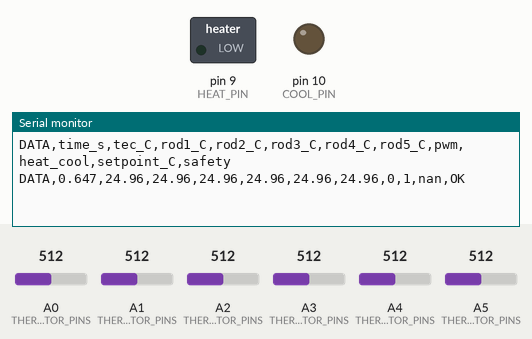
Simulated run of this sketch. Board: Arduino Uno, built with avr-gcc and run on an emulated ATmega328P. Parts: switched loads named in the sketch (green lamp = pin HIGH), output pins drawn as LEDs (lit = HIGH), the last lines printed to the serial monitor. Inputs (shaded band) come from the test bench; at power-on: A1 (THERMISTOR_PINS) = 512, A0 (THERMISTOR_PINS) = 512, A2 (THERMISTOR_PINS) = 512, A3 (THERMISTOR_PINS) = 512, A4 (THERMISTOR_PINS) = 512, A5 (THERMISTOR_PINS) = 512.

Above: at 1.2 s.
1.3 s: A1 (THERMISTOR_PINS) set to 219
At 1.8 s:
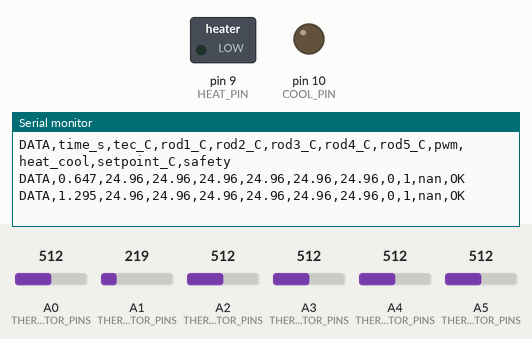
2.8 s: A1 (THERMISTOR_PINS) set to 195
At 4.4 s:
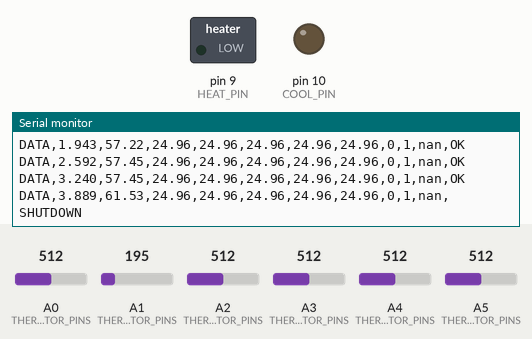
Timing chart, 0 to 5.9 s (numbered marks = the images above; inputs shaded):
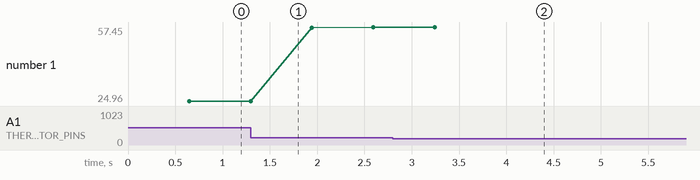

Measured:
- the behaviour switches between 204 and 203 on A1 (THERMISTOR_PINS) (found by bisection; images 1 and 2)
- after the input at 2.8 s, the serial monitor: prints a new line after 1.1 s (image 2)
- plotted number 1: 24.96 → 57.45 after the input at 1.3 s

The sketch:

module_07_rod_controller.ino
```cpp
// Module 7: Python retains PI control; Arduino measures six sensors and applies commands.
// Copy of the Arduino sketch used by Module 6. Original file is unchanged.
// TEC supply OFF while wiring/testing. Retain the existing H-bridge wiring and hardware safety.
// The TEC thermistor (A1) alone controls temperature shutdown. Rod temperatures never enter feedback.
// Python owns the setpoint; legacy PWM commands do not transmit it (reported as nan).
// Command: SET PWM 120 DIR HEAT\n (or COOL). Baud: 115200.
#include <Arduino.h>
#include <math.h>
#include <stdlib.h>
#include <string.h>

// Report order: TEC, rod1 (nearest TEC) ... rod5. Pins follow the bench wiring:
// TEC = A1, T1 = A5, T2 = A4, T3 = A3, T4 = A2, rod 5 = A0.
const byte SENSOR_COUNT = 6;
const byte TEC_SENSOR = 0;
const int THERMISTOR_PINS[SENSOR_COUNT] = {A1, A5, A4, A3, A2, A0};
const int HEAT_PIN = 9;
const int COOL_PIN = 10;
// Same divider and Beta-model constants as Module 4.
const float SERIES_RESISTOR = 100000.0;
const float R0 = 100000.0;
const float B_COEFF = 3950.0;
const float T0 = 298.15;
const int TEMPERATURE_SAMPLES = 1000;
const float TEMPERATURE_LIMIT_C = 60.0;
const unsigned long COMMAND_TIMEOUT_MS = 2000;

int pwmValue = 0;
bool heating = true;
bool safetyShutdown = false;
bool sensorFault = false;
bool commandTimedOut = false;
bool haveCommand = false;
unsigned long lastCommandMs = 0;
unsigned long lastByteMs = 0;
char commandBuffer[48];
byte commandLength = 0;
bool discardCommand = false;

void stopOutput() {
  pwmValue = 0;
  analogWrite(HEAT_PIN, 0);
  analogWrite(COOL_PIN, 0);
}

void applyOutput() {
  if (safetyShutdown || sensorFault || commandTimedOut) {
    stopOutput();
    return;
  }
  // Clear the opposite output BEFORE enabling the selected output.
  if (heating) {
    analogWrite(COOL_PIN, 0);
    analogWrite(HEAT_PIN, pwmValue);
  } else {
    analogWrite(HEAT_PIN, 0);
    analogWrite(COOL_PIN, pwmValue);
  }
}

// Average the same 1000 ADC readings per sensor, then convert once.
// Discard one conversion after changing channels to settle the multiplexed ADC.
float readTemperatureC(int pin) {
  analogRead(pin);
  unsigned long sum = 0;
  for (int i = 0; i < TEMPERATURE_SAMPLES; ++i) {
    sum += analogRead(pin);
  }
  // Average voltage/ADC first, then convert once to temperature.
  float averageADC = (float)sum / TEMPERATURE_SAMPLES;
  if (averageADC <= 0.0 || averageADC >= 1023.0) return NAN;
  float resistance = SERIES_RESISTOR * averageADC / (1023.0 - averageADC);
  float inverseT = log(resistance / R0) / B_COEFF + 1.0 / T0;
  return 1.0 / inverseT - 273.15;
}

void checkSafety(float temperature) {
  bool wasBlocked = safetyShutdown || sensorFault;
  sensorFault = !isfinite(temperature);
  safetyShutdown = !sensorFault && temperature > TEMPERATURE_LIMIT_C;
  if (sensorFault || safetyShutdown || wasBlocked) {
    // After recovery the old PWM remains zero. A new command is required.
    stopOutput();
  }
}

void processCommand() {
  // Parse strictly; reject trailing junk, missing PWM, or unknown direction.
  if (strncmp(commandBuffer, "SET PWM ", 8) != 0) {
    stopOutput();
    return;
  }
  char *start = commandBuffer + 8;
  char *end;
  long requestedPwm = strtol(start, &end, 10);
  if (end == start || requestedPwm < 0 || requestedPwm > 255 ||
      strncmp(end, " DIR ", 5) != 0) {
    stopOutput();
    return;
  }
  const char *direction = end + 5;
  bool requestedHeating;
  if (strcmp(direction, "HEAT") == 0) requestedHeating = true;
  else if (strcmp(direction, "COOL") == 0) requestedHeating = false;
  else {
    stopOutput();
    return;
  }
  if (safetyShutdown || sensorFault) {
    stopOutput();
    return;
  }
  heating = requestedHeating;
  pwmValue = (int)requestedPwm;
  lastCommandMs = millis();
  haveCommand = true;
  commandTimedOut = false;
  applyOutput();
}

void readCommands() {
  // Nonblocking, bounded work: a partial command never delays temperature checks.
  if (commandLength > 0 && millis() - lastByteMs > 1000) {
    stopOutput();
    commandLength = 0;
    discardCommand = true;
  }
  int budget = 64;
  while (Serial.available() > 0 && budget-- > 0) {
    char incoming = Serial.read();
    lastByteMs = millis();
    if (discardCommand) {
      if (incoming == '\n') discardCommand = false;
      continue;
    }
    if (incoming == '\r') continue;
    if (incoming == '\n') {
      commandBuffer[commandLength] = '\0';
      if (commandLength > 0) processCommand();
      commandLength = 0;
    } else if (incoming == '\0' || commandLength >= sizeof(commandBuffer) - 1) {
      stopOutput();
      commandLength = 0;
      discardCommand = true;
    } else {
      commandBuffer[commandLength++] = incoming;
    }
  }
}

// One complete CSV record per six-channel acquisition, including during shutdown.
// pwm is signed applied PWM; heat_cool is +1 for HEAT and -1 for COOL.
void report(const float temperatures[], unsigned long acquisitionMs) {
  Serial.print(F("DATA,"));
  Serial.print(acquisitionMs / 1000.0, 3);
  for (byte channel = 0; channel < SENSOR_COUNT; ++channel) {
    Serial.print(',');
    if (isfinite(temperatures[channel])) Serial.print(temperatures[channel], 2);
    else Serial.print(F("nan"));  // Preserve a missing/invalid channel visibly.
  }
  Serial.print(','); Serial.print(heating ? pwmValue : -pwmValue);
  Serial.print(','); Serial.print(heating ? 1 : -1);
  Serial.print(F(",nan,"));  // Setpoint stays in Python; never invent a temperature.
  if (sensorFault) Serial.println(F("SENSOR_FAULT"));
  else if (safetyShutdown) Serial.println(F("SHUTDOWN"));
  else if (commandTimedOut) Serial.println(F("TIMEOUT"));
  else Serial.println(F("OK"));
}

void setup() {
  Serial.begin(115200);
  pinMode(HEAT_PIN, OUTPUT);
  pinMode(COOL_PIN, OUTPUT);
  stopOutput();
  Serial.println(F("DATA,time_s,tec_C,rod1_C,rod2_C,rod3_C,rod4_C,rod5_C,pwm,heat_cool,setpoint_C,safety"));
}

void loop() {
  float temperatures[SENSOR_COUNT];
  // Check the TEC sensor before processing any command that could enable output.
  temperatures[TEC_SENSOR] = readTemperatureC(THERMISTOR_PINS[TEC_SENSOR]);
  checkSafety(temperatures[TEC_SENSOR]);
  readCommands();
  if (haveCommand && millis() - lastCommandMs > COMMAND_TIMEOUT_MS) {
    commandTimedOut = true;
    stopOutput();
  }
  applyOutput();

  // Rod channels are measurements only; they cannot override TEC (A1) shutdown.
  // Service commands and the original timeout between channel acquisitions.
  for (byte channel = 1; channel < SENSOR_COUNT; ++channel) {
    temperatures[channel] = readTemperatureC(THERMISTOR_PINS[channel]);
    readCommands();
    if (haveCommand && millis() - lastCommandMs > COMMAND_TIMEOUT_MS) {
      commandTimedOut = true;
      stopOutput();
    }
    applyOutput();
  }
  // Arduino timestamp is captured after all six measurements, as requested.
  // Report once per acquisition rather than dropping cycles on a report timer.
  unsigned long acquisitionMs = millis();
  report(temperatures, acquisitionMs);
}
```
